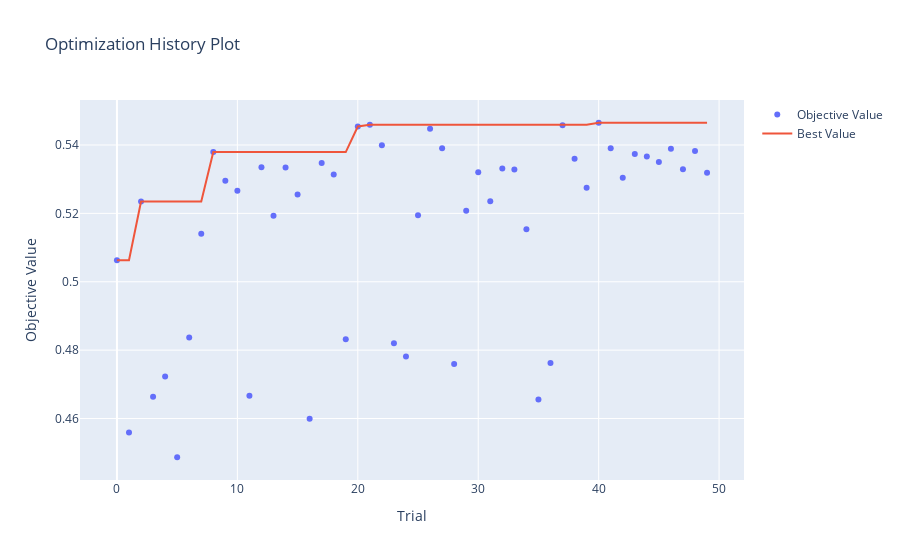
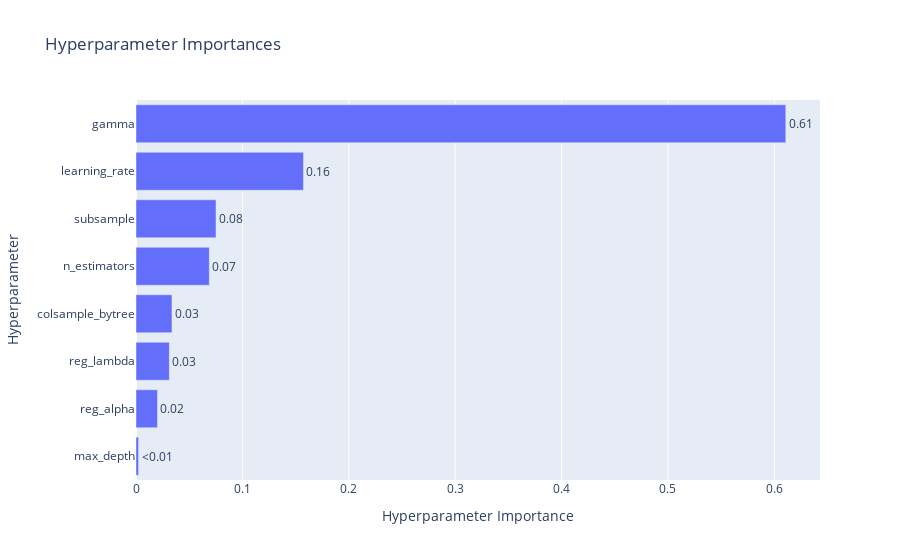

Source (notebook cell) for these figures, in order:
### Code cell
ov.plot_optimization_history(study).show()
ov.plot_param_importances(study).show()

### Figure 1 — Plotly figure (JSON) as saved in the notebook; plotly's stock layout.template omitted (floating-point values rounded to 4 significant figures)
{"data": [{"mode": "markers", "name": "Objective Value", "type": "scatter", "x": [0, 1, 2, 3, 4, 5, 6, 7, 8, 9, 10, 11, 12, 13, 14, 15, 16, 17, 18, 19, 20, 21, 22, 23, 24, 25, 26, 27, 28, 29, 30, 31, 32, 33, 34, 35, 36, 37, 38, 39, 40, 41, 42, 43, 44, 45, 46, 47, 48, 49], "y": [0.5063, 0.4559, 0.5234, 0.4663, 0.4723, 0.4487, 0.4837, 0.5141, 0.5379, 0.5295, 0.5266, 0.4667, 0.5335, 0.5193, 0.5334, 0.5255, 0.4599, 0.5347, 0.5314, 0.4832, 0.5454, 0.5459, 0.5399, 0.482, 0.4781, 0.5194, 0.5447, 0.539, 0.4759, 0.5208, 0.5321, 0.5236, 0.5331, 0.5329, 0.5154, 0.4655, 0.4762, 0.5458, 0.536, 0.5275, 0.5465, 0.5391, 0.5304, 0.5374, 0.5366, 0.535, 0.5389, 0.5329, 0.5382, 0.5319]}, {"mode": "lines", "name": "Best Value", "type": "scatter", "x": [0, 1, 2, 3, 4, 5, 6, 7, 8, 9, 10, 11, 12, 13, 14, 15, 16, 17, 18, 19, 20, 21, 22, 23, 24, 25, 26, 27, 28, 29, 30, 31, 32, 33, 34, 35, 36, 37, 38, 39, 40, 41, 42, 43, 44, 45, 46, 47, 48, 49], "y": [0.5063, 0.5063, 0.5234, 0.5234, 0.5234, 0.5234, 0.5234, 0.5234, 0.5379, 0.5379, 0.5379, 0.5379, 0.5379, 0.5379, 0.5379, 0.5379, 0.5379, 0.5379, 0.5379, 0.5379, 0.5454, 0.5459, 0.5459, 0.5459, 0.5459, 0.5459, 0.5459, 0.5459, 0.5459, 0.5459, 0.5459, 0.5459, 0.5459, 0.5459, 0.5459, 0.5459, 0.5459, 0.5459, 0.5459, 0.5459, 0.5465, 0.5465, 0.5465, 0.5465, 0.5465, 0.5465, 0.5465, 0.5465, 0.5465, 0.5465]}, {"marker": {"color": "#cccccc"}, "mode": "markers", "name": "Infeasible Trial", "showlegend": false, "type": "scatter", "x": [], "y": []}], "layout": {"title": {"text": "Optimization History Plot"}, "xaxis": {"title": {"text": "Trial"}}, "yaxis": {"title": {"text": "Objective Value"}}}}

### Figure 2 — Plotly figure (JSON) as saved in the notebook; plotly's stock layout.template omitted (floating-point values rounded to 4 significant figures)
{"data": [{"cliponaxis": false, "hovertemplate": ["max_depth (IntDistribution): 0.0024252400169189115<extra></extra>", "reg_alpha (FloatDistribution): 0.020186399346772126<extra></extra>", "reg_lambda (FloatDistribution): 0.031338451646971494<extra></extra>", "colsample_bytree (FloatDistribution): 0.03379504053901365<extra></extra>", "n_estimators (IntDistribution): 0.06889566152072152<extra></extra>", "subsample (FloatDistribution): 0.07520811492493258<extra></extra>", "learning_rate (FloatDistribution): 0.1574162023226364<extra></extra>", "gamma (FloatDistribution): 0.6107348896820333<extra></extra>"], "name": "Objective Value", "orientation": "h", "text": ["<0.01", "0.02", "0.03", "0.03", "0.07", "0.08", "0.16", "0.61"], "textposition": "outside", "type": "bar", "x": [0.002425, 0.02019, 0.03134, 0.0338, 0.0689, 0.07521, 0.1574, 0.6107], "y": ["max_depth", "reg_alpha", "reg_lambda", "colsample_bytree", "n_estimators", "subsample", "learning_rate", "gamma"]}], "layout": {"title": {"text": "Hyperparameter Importances"}, "xaxis": {"title": {"text": "Hyperparameter Importance"}}, "yaxis": {"title": {"text": "Hyperparameter"}}}}
